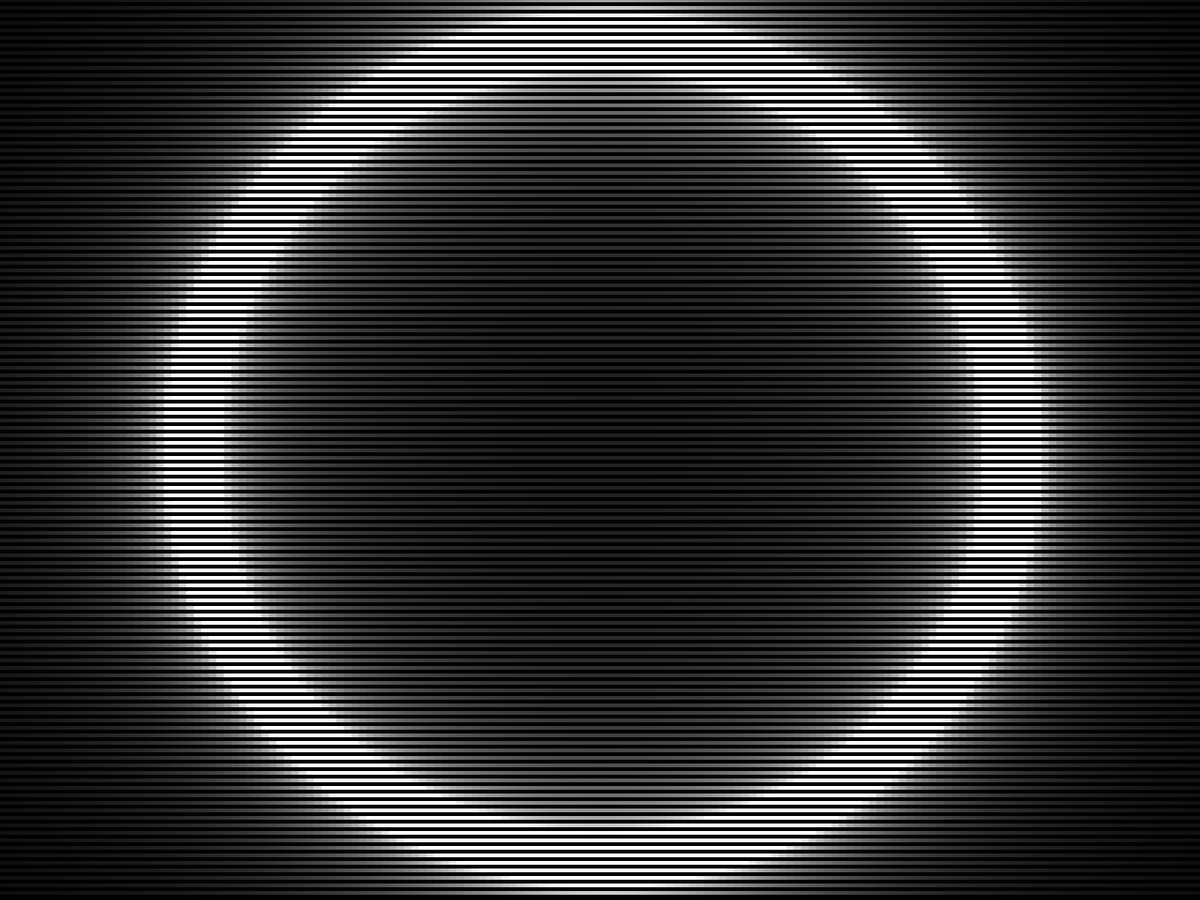
Frame 1 (no input)
Frame 60 (the mouse pressed at the canvas centre just before this capture): identical to frame 1, image omitted
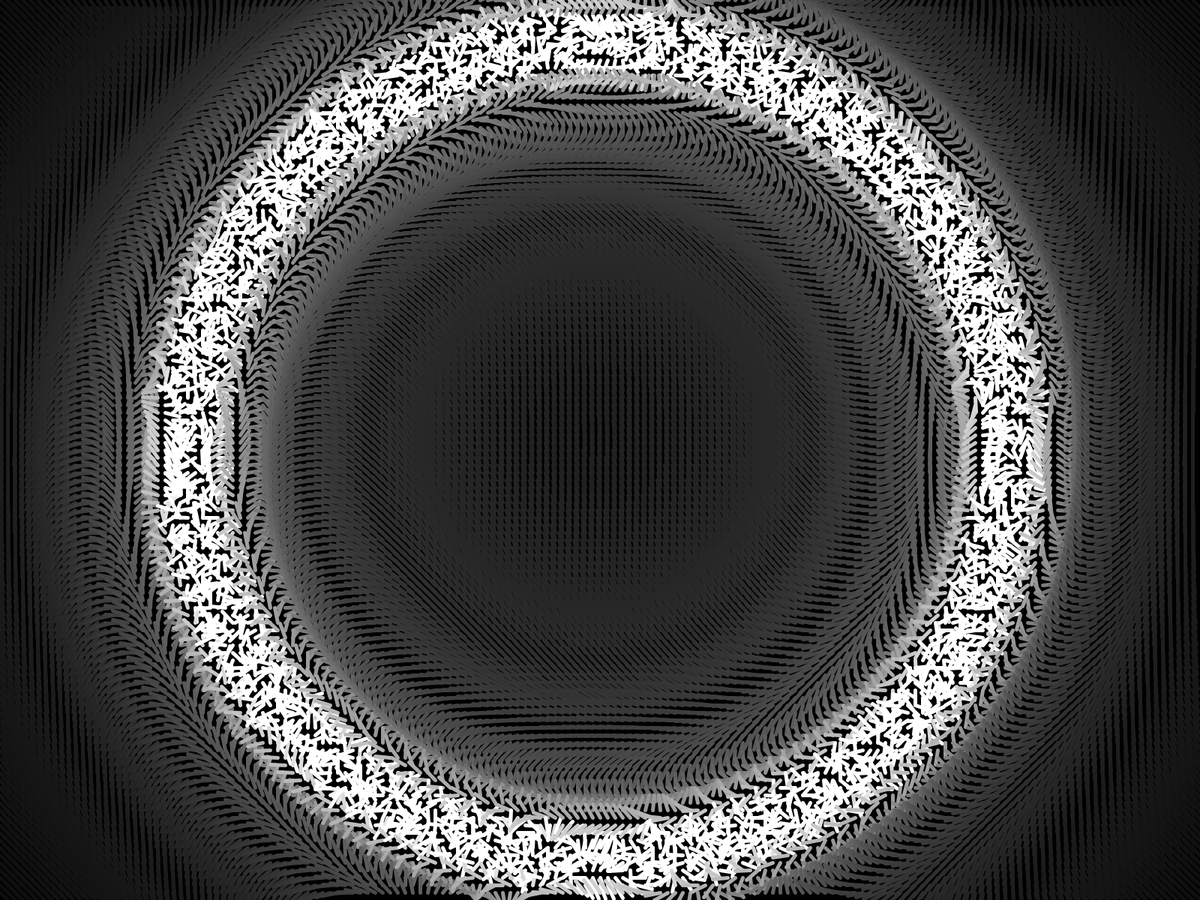
Frame 120 (the mouse held since frame 60 and released just before this capture)

The Processing sketch that drew these frames (run headless with seeded random() and noise(); from frame 60 on, the mouse is pressed at the canvas centre):

// Processing sketch: NoiseRotation2
// ── NoiseRotation2.pde
float rectSize = 10;
float noiseFactor = TWO_PI;

float cX, cY;
float xRes, yRes;

void setup() {
  fullScreen();
  //size(3840,2160);
  stroke(255);
  noFill();
  noCursor();
  xRes = width/rectSize;
  yRes = height/rectSize;
  cX = 3840/2;
  cY = 2160/2;
  float noiseScale = 0.04;
  
  background(0);
  for (float x = 0; x < xRes; x+=1) {
    for (float y = 0; y < yRes; y+=1) {
      pushMatrix();
      translate(x*rectSize,y*rectSize);
      rotate(10000/(pow(x-xRes/2,2)+pow(y-yRes/2,2)-3000));
      //strokeWeight(noise(x*noiseScale,y*noiseScale)*3);
      strokeWeight(5);
      stroke(abs(100000/(pow(x-xRes/2,2)+pow(y-yRes/2,2)-3000)));
      line(0,0,20,0);
      popMatrix();
    }
  }
  
  //save("NoiseRotation2.png");
}

void draw() {
  background(0);
  /*
  for (float x = 0; x < xRes; x+=1) {
    for (float y = 0; y < yRes; y+=1) {
      pushMatrix();
      translate(x*rectSize,y*rectSize);
      rotate(noise(x*mouseX/width,y*mouseY/height)*noiseFactor);
      strokeWeight(noise(x,y)*3);
      stroke(255,noise(x,y)*255);
      line(0,0,20,0);
      popMatrix();
    }
  }
  */
  
  for (float x = 0; x < xRes; x+=1) {
    for (float y = 0; y < yRes; y+=1) {
      pushMatrix();
      translate(x*rectSize,y*rectSize);
      rotate(((float)mouseX/width) * 10000/(pow(x-xRes/2,2)+pow(y-yRes/2,2)-3000));
      //strokeWeight(noise(x*noiseScale,y*noiseScale)*3);
      strokeWeight(5);
      stroke(abs(100000/(pow(x-xRes/2,2)+pow(y-yRes/2,2)-3000)));
      line(0,0,20,0);
      popMatrix();
    }
  }
}
